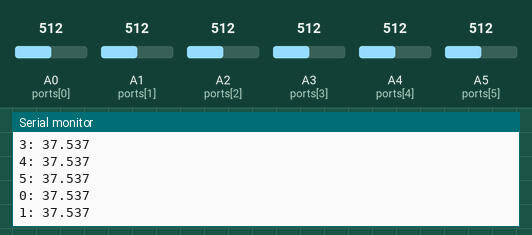
Bench run of a sketch on a simulated Arduino Uno, built with avr-gcc and run on an emulated ATmega328P. On the bench: the last lines printed to the serial monitor. The test bench sets the inputs (shaded band); at power-on: A0 (ports[0]) = 512, A1 (ports[1]) = 512, A2 (ports[2]) = 512, A3 (ports[3]) = 512, A4 (ports[4]) = 512, A5 (ports[5]) = 512.

Above: at 1.2 s.
1.3 s: A0 (ports[0]) set to 716
At 1.34 s:
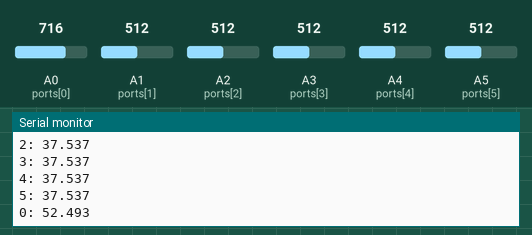
2.8 s: A1 (ports[1]) set to 716
4.3 s: A2 (ports[2]) set to 716
5.8 s: A3 (ports[3]) set to 716
At 5.81 s:
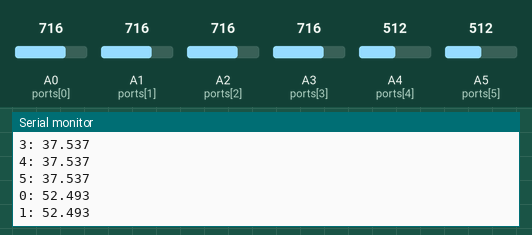
7.3 s: A4 (ports[4]) set to 716
At 7.5 s:
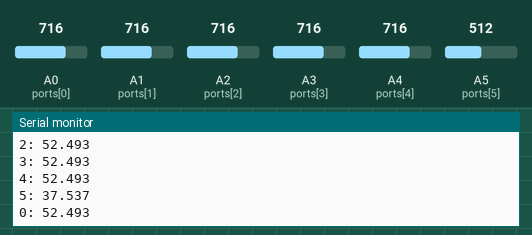
8.8 s: A5 (ports[5]) set to 716
At 9.04 s:
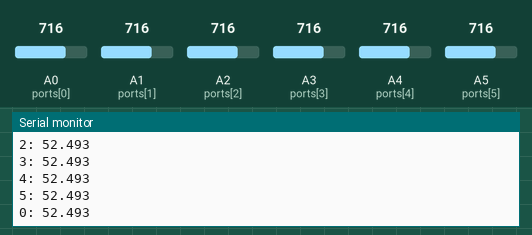
Timing chart, 0 to 11.3 s (numbered marks = the images above; inputs shaded):
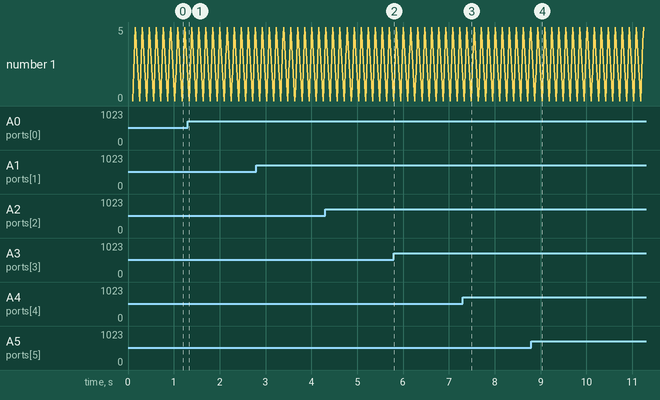

The sketch:

Arduino-FSR.ino
```cpp
#include <Chrono.h>
#include <SoftwareSerial.h>

SoftwareSerial BTSerial (2,3);

Chrono timer;

//float cf = 19.5*2.20462*5/12.5;
int ffsdata = 0;
float vout;

int ports[6] = {A0, A1, A2, A3, A4, A5};
float values[6];
float coeffs[6] = {15, 15, 15, 15, 15, 15};
float threshold = 0.03;

void setup() {
  // put your setup code here, to run once:
  Serial.begin(9600);
  BTSerial.begin(9600);
}

void loop() {
  // put your main code here, to run repeatedly:
  if(timer.hasPassed(100)){
    for(int i=0; i<6; i++){
      ffsdata = analogRead(ports[i]);
      vout = (ffsdata * 5.0) / 1023.0;
      vout = (vout > threshold)?(vout * coeffs[i]):0.0;
      values[i] = vout;

      Serial.print(i);
      Serial.print(": ");
      Serial.println(values[i], 3);

      BTSerial.print(values[i], 3);
      BTSerial.print(",");
    }

    BTSerial.println();

    timer.restart();


    /*Serial.print(analogRead(A0));
    Serial.print(',');
    Serial.print(analogRead(A1));
    Serial.print(',');
    Serial.print(analogRead(A2));
    //Serial.print(',');
    //Serial.print(analogRead(A3));
    Serial.print(',');
    Serial.print(analogRead(A4));
    Serial.print(',');
    Serial.print(analogRead(A5));
    Serial.println();


    BTSerial.print(analogRead(A0));
    BTSerial.print(',');
    BTSerial.print(analogRead(A1));
    BTSerial.print(',');
    BTSerial.print(analogRead(A2));
    //BTSerial.print(',');
    //BTSerial.print(analogRead(A3));
    BTSerial.print(',');
    BTSerial.print(analogRead(A4));
    BTSerial.print(',');
    BTSerial.print(analogRead(A5));
    BTSerial.println();
    timer.restart();*/


  }
}
```

Measured:
- after the input at 1.3 s, the serial monitor: prints a new line at once (image 1)
- after the input at 7.3 s, the serial monitor: prints a new line after 0.08 s (image 3)
- after the input at 8.8 s, the serial monitor: prints a new line after 0.14 s (image 4)
